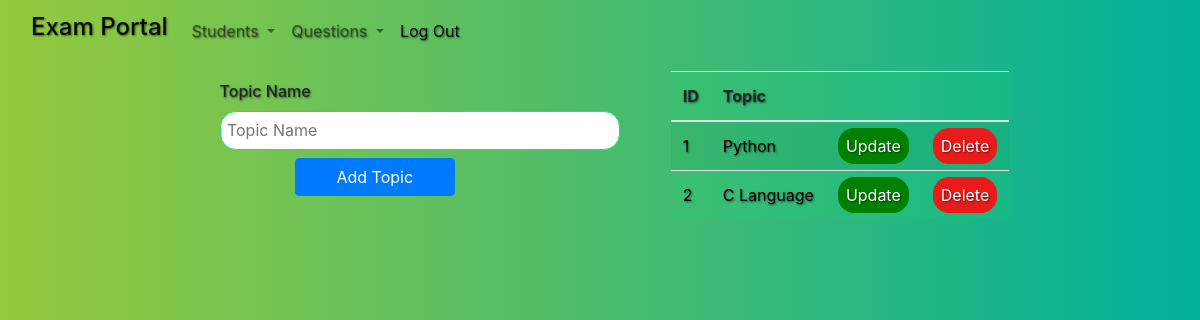
/admin/topic.php (signed in), run on an earlier commit of the app's database.
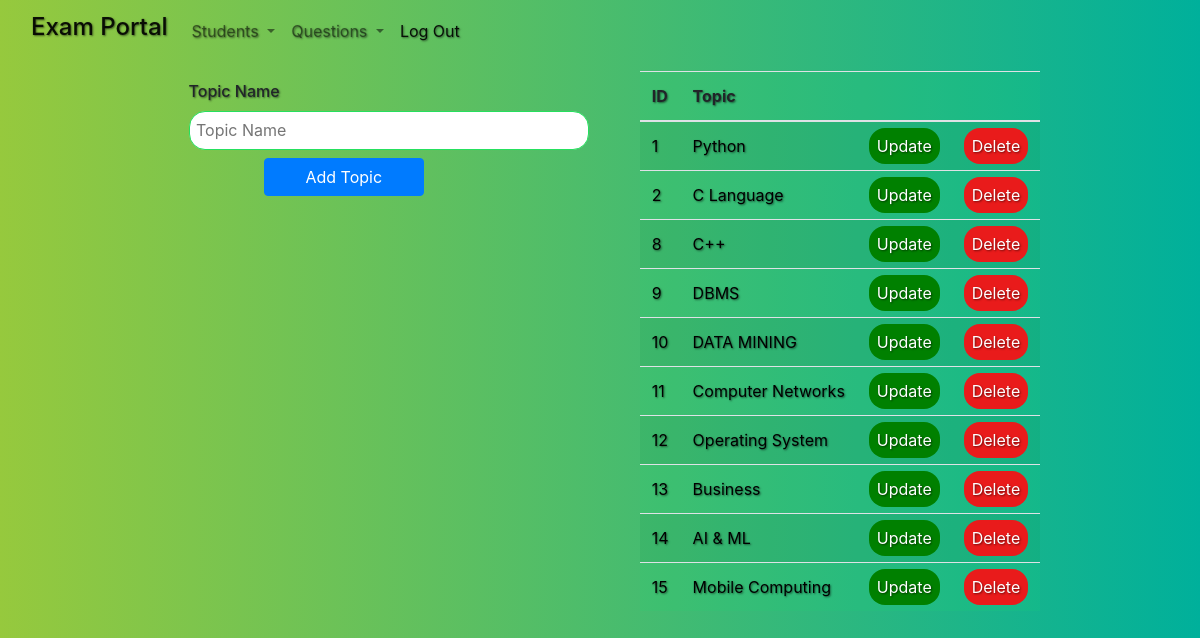
And on a later commit of the database.
### tables this page shows
CREATE TABLE `topic` (
  `id` int(11) NOT NULL,
  `topic_name` varchar(256) NOT NULL
);

### admin/include/view_topic.php (the view, shortened to what this page needs)
<div class="admin_main">
    <div class="class_form">
        <form action="" method="POST">
            <div class="admin_sub">
                <label for="name">Topic Name</label>
                <input class="admin_input" type="text" name="topic_name" placeholder="Topic Name" required>
            </div>
            <div id="btns">
                <button type="submit" name="add_topic" class="btn btn-primary">Add Topic</button>
            </div>
        </form>
    </div>
    <div class="class_topic_table" style="overflow: auto;">
        <table class="table table-striped" style="background-color: #f8c200;">
            <thead>
                <th>ID</th>
                <th>Topic</th>
                <th></th>
                <th></th>
            </thead>
            <tbody>
                <?php
                $query = "SELECT  * FROM topic";
                $result = mysqli_query($connect, $query);
                while ($row = mysqli_fetch_assoc($result)) {
                ?>
                    <tr>
                        <td><?php echo $row['id']; ?></td>
                        <td><?php echo $row['topic_name']; ?></td>
                        <td><a name='update' style="text-decoration: none; color: green;" href="./topic.php?action=update_topic&value=<?php echo $row['id'] ?>">Update</a></td>
                        <td><a name='delete' onclick="return confirm('Are you sure you want to delete?')" style="text-decoration: none; color: red ;" href="./topic.php?action=delete_topic&from=topic&data=<?php echo $row['id'] ?>">Delete</a></td>
                    </tr><?php } ?>
            </tbody>
        </table>
    </div>
</div>

What changed in the data, as far as the page shows it:
added topic: id "8", topic_name "C++"
added topic: id "9", topic_name "DBMS"
added topic: id "10", topic_name "DATA MINING"
added topic: id "11", topic_name "Computer Networks"
added topic: id "12", topic_name "Operating System"
added topic: id "13", topic_name "Business"
added topic: id "14", topic_name "AI & ML"
added topic: id "15", topic_name "Mobile Computing"
